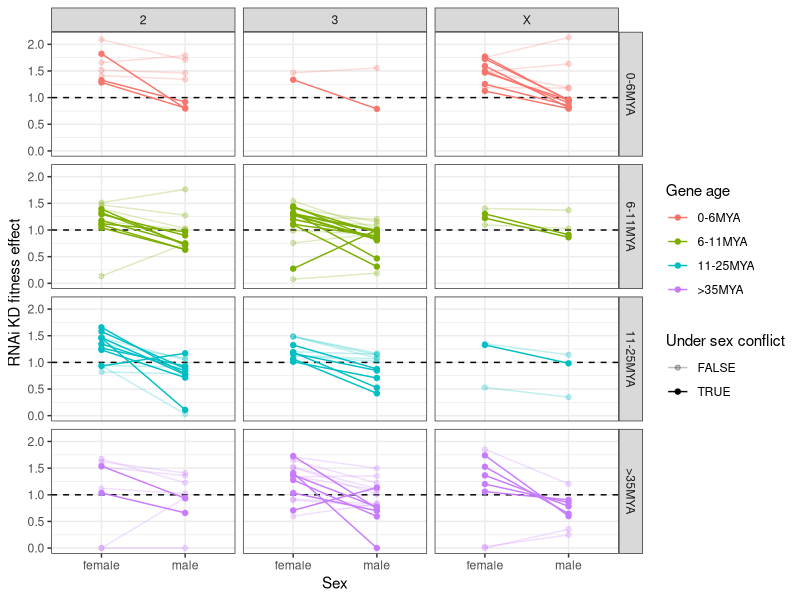
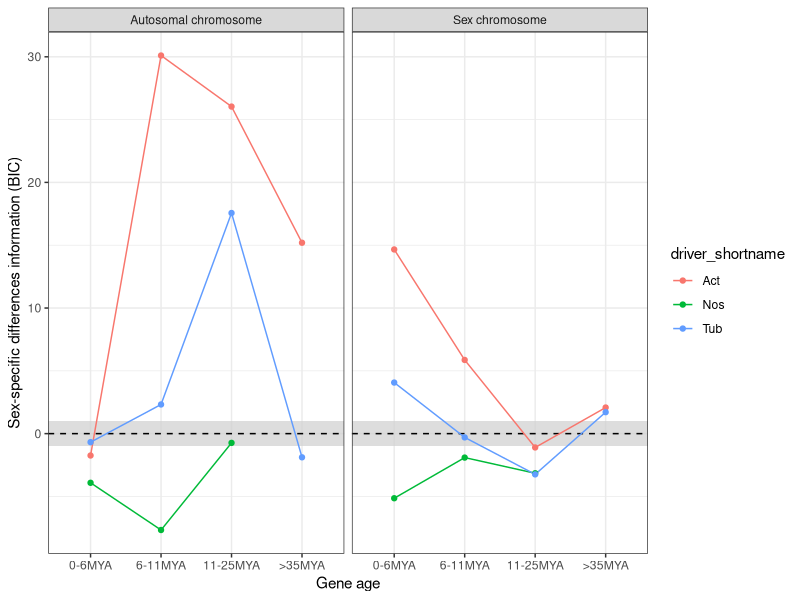
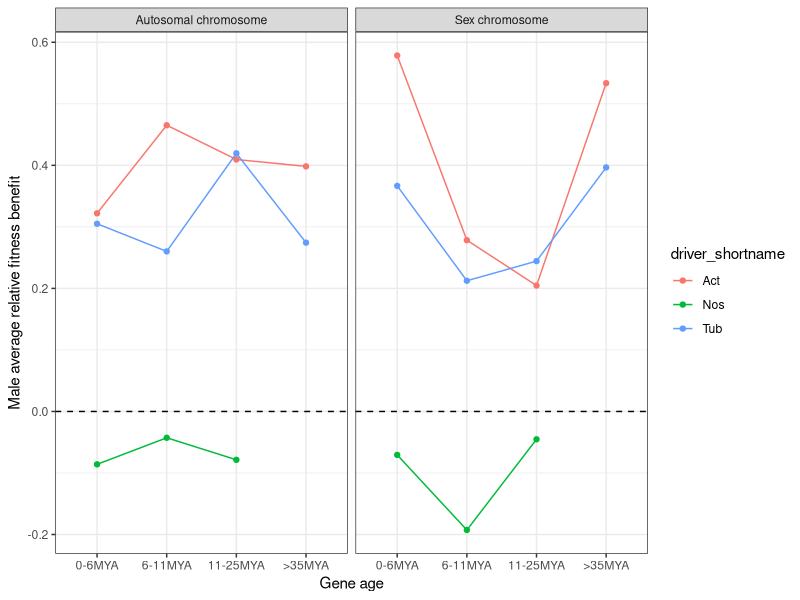

Here is the R script that generated these plots, in order:
require(tidyverse)

eta_sex_table <- read_csv("./posterior_analysis/effect_size_summary_alldrivers.csv")

driver <- "Tub" #options are ("Nos", "Act", "Tub")

ret_ll <- function(x) {
  return(sum(log(dnorm(x,mean(x),sd(x)))))
}

#collating posterior data-----
posterior_data <- eta_sex_table %>% 
  filter(driver_shortname == driver) %>% 
  mutate(male_effect = exp(male_cross_mean + male_mean),
         female_effect = exp(female_cross_mean + female_mean),
         sex_chr = chromosome == "X",
         old_gene = gene_age == ">35MYA",
         young_gene = gene_age == "0-3MYA") %>% 
  filter(!(is.na(male_effect) | is.na(female_effect)) &
           chromosome %in% c("X", "2", "3"))

sex_effect_cluster_test <- posterior_data %>% 
  select(gene_name, gene_age,
         chromosome, driver_shortname, 
         male_effect, female_effect) %>% 
  gather(-gene_name, -gene_age, 
         -chromosome, -driver_shortname, 
         key = "sex", value = "effect") %>% 
  mutate(sex = substr(sex,1,nchar(sex)-7))

#Chisq code for assessing enrichment (or lack of enrichment) in sex conflict for each chromosome/gene age

#BIC table-----

bic_table <- data.frame()
for (driver in unique(eta_sex_table$driver_shortname)) {
  tmp <- eta_sex_table %>% 
    filter(driver_shortname == driver) %>% 
    mutate(male_effect = exp(male_cross_mean + male_mean),
           female_effect = exp(female_cross_mean + female_mean)) %>% 
    filter(!(is.na(male_effect) | is.na(female_effect)) &
             chromosome %in% c("X", "2", "3")) %>% 
    mutate(gene_age = factor(ifelse(gene_age %in% c("0-3MYA", "3-6MYA"), "0-6MYA", gene_age),
                             levels = c("0-6MYA", "6-11MYA","11-25MYA",">35MYA"))) 
  for (chr in c(T,F)) {
    for (age in unique(tmp$gene_age)) {
      subtmp <- tmp %>% 
        filter(gene_age == age & 
                 chr == (chromosome == "X"))
      
      male_ll <- ret_ll(subtmp$male_effect)
      female_ll <- ret_ll(subtmp$female_effect)
      overall_ll <- ret_ll(c(subtmp$male_effect,subtmp$female_effect))
      
      sex_bic <- 4 * log(length(c(subtmp$male_effect,
                                  subtmp$female_effect))) - 2*(female_ll + male_ll)
      null_bic <-  2 * log(length(c(subtmp$male_effect,
                                    subtmp$female_effect))) - 2*(overall_ll)
      
      bic_table <- bind_rows(bic_table, data.frame(     
        male_mean = mean(subtmp$male_effect),
        female_mean = mean(subtmp$female_effect),
        male_sd = sd(subtmp$male_effect),
        female_sd = sd(subtmp$female_effect),
        sex_chromosome = chr,
        gene_age = factor(age, levels = c("0-6MYA", "6-11MYA","11-25MYA",">35MYA")),
        driver_shortname = driver,
        sex_bic = sex_bic,
        null_bic = null_bic,
        delta_bic = null_bic - sex_bic) #positive values indicate informative difference between sex distributions
      )
    }
  }
}
#Figures-----
posterior_data %>% 
  mutate(conflict = (male_effect < 1 & female_effect > 1) | (male_effect > 1 & female_effect < 1)) %>% 
  select(gene_age, gene_name, chromosome, driver_shortname, conflict) %>% 
  right_join(sex_effect_cluster_test) %>% 
  mutate(gene_age = factor(ifelse(gene_age %in% c("0-3MYA", "3-6MYA"), "0-6MYA", gene_age),
                           levels = c("0-6MYA", "6-11MYA","11-25MYA",">35MYA"))) %>% 
  ggplot(aes(x = sex, y = effect, alpha = conflict, group = gene_name, col = gene_age)) +
  geom_hline(yintercept = 1, lty =2) +
  scale_alpha_manual(values = c(0.25,1)) +
  geom_line() +
  geom_point() +
  facet_grid(gene_age~chromosome) +
  theme_bw() +
  labs(x = "Sex", y = "RNAi KD fitness effect",
       col = "Gene age", alpha = "Under sex conflict")

#BIC differences
bic_table %>% 
  ggplot(aes(x = gene_age, y = delta_bic, group = driver_shortname, col = driver_shortname)) +
  geom_rect(xmin = -Inf, xmax = Inf, ymin = -1, ymax = 1, fill = "light grey", col = NA,alpha = 0.1) +
  geom_hline(yintercept = 0, lty =2) +
  geom_line()+
  geom_point() +
  theme_bw() +
  facet_wrap(sex_chromosome~.,
             labeller = labeller(sex_chromosome = as_labeller(function(x){
               ifelse(x, "Sex chromosome", "Autosomal chromosome")}))) +
  labs(x = "Gene age", y = "Sex-specific differences information (BIC)")

#
bic_table %>% 
  ggplot(aes(x = gene_age, y = female_mean - male_mean, group = driver_shortname, col = driver_shortname)) +
  geom_hline(yintercept = 0, lty =2) +
  geom_line()+
  geom_point() +
  theme_bw() +
  facet_wrap(sex_chromosome~.,
             labeller = labeller(sex_chromosome = as_labeller(function(x){
               ifelse(x, "Sex chromosome", "Autosomal chromosome")}))) +
  labs(x = "Gene age", y = "Male average relative fitness benefit")
